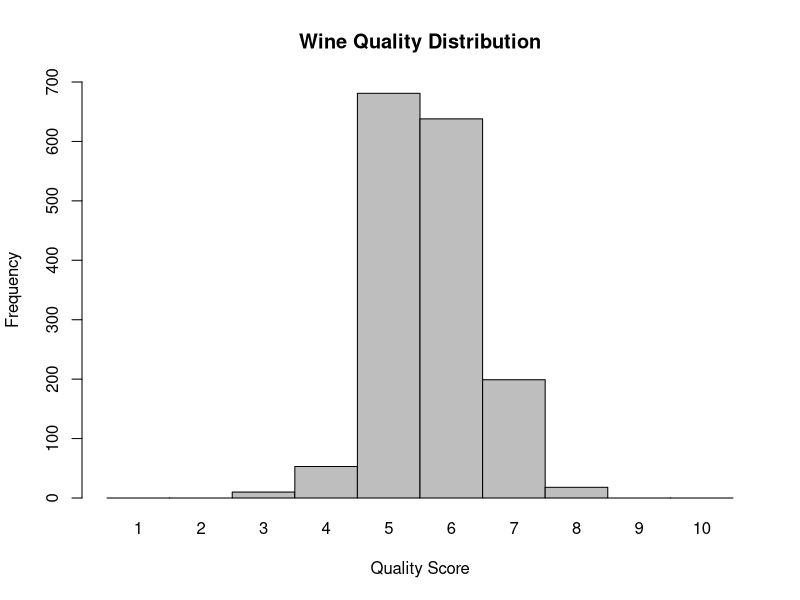
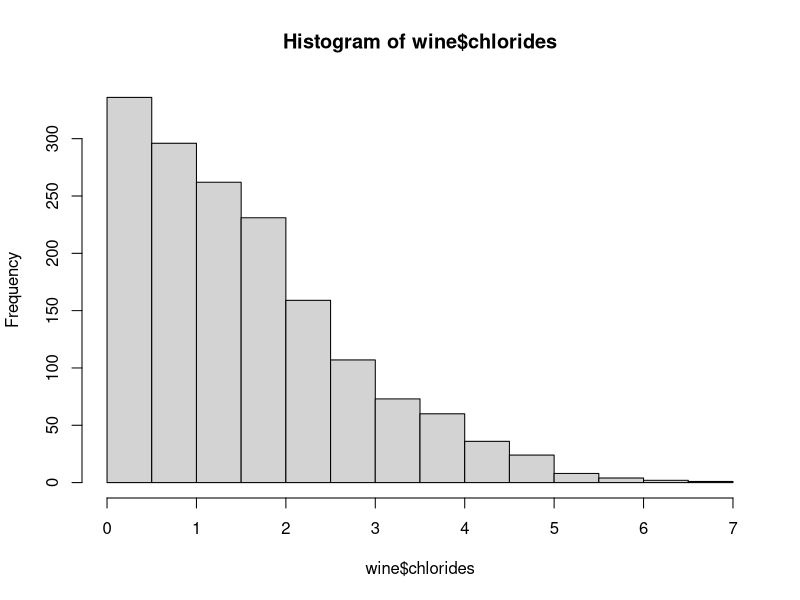
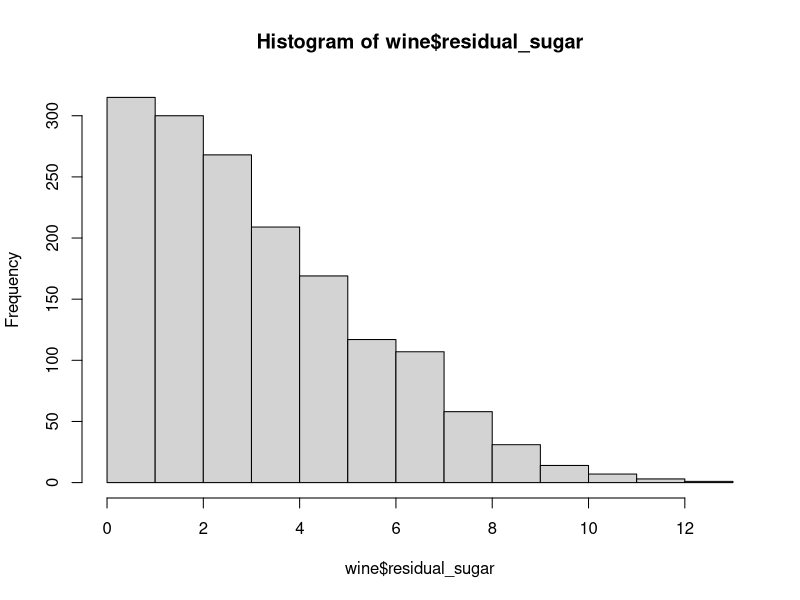
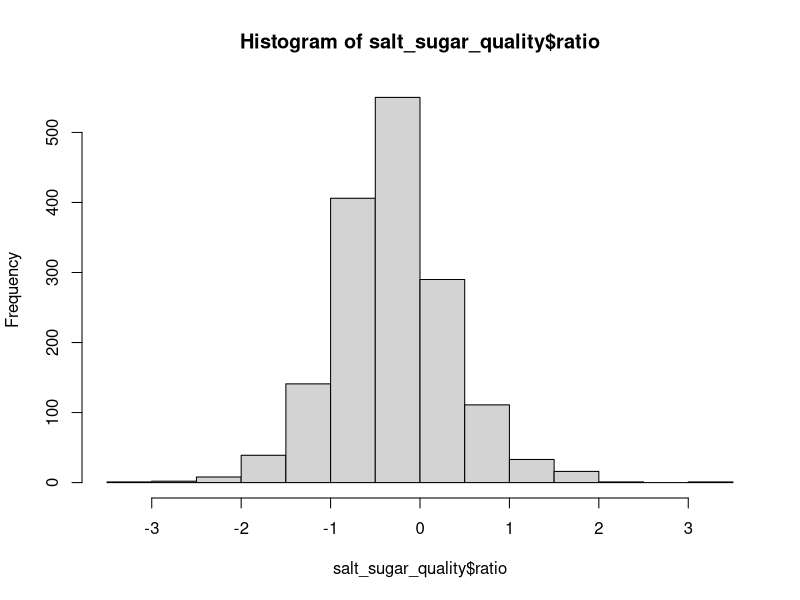
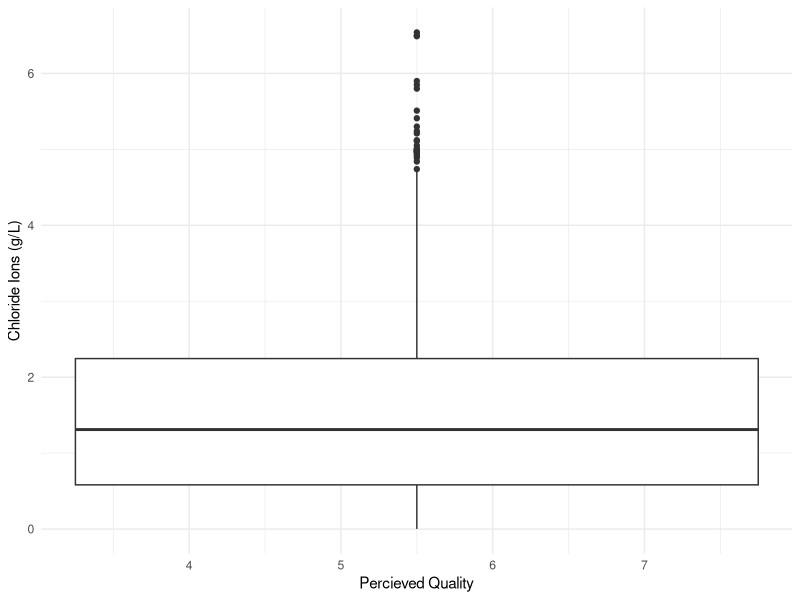
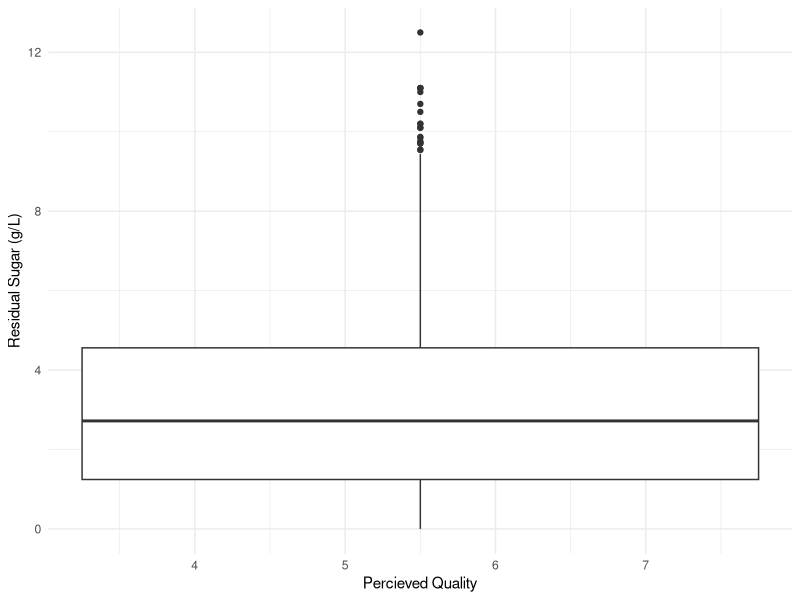
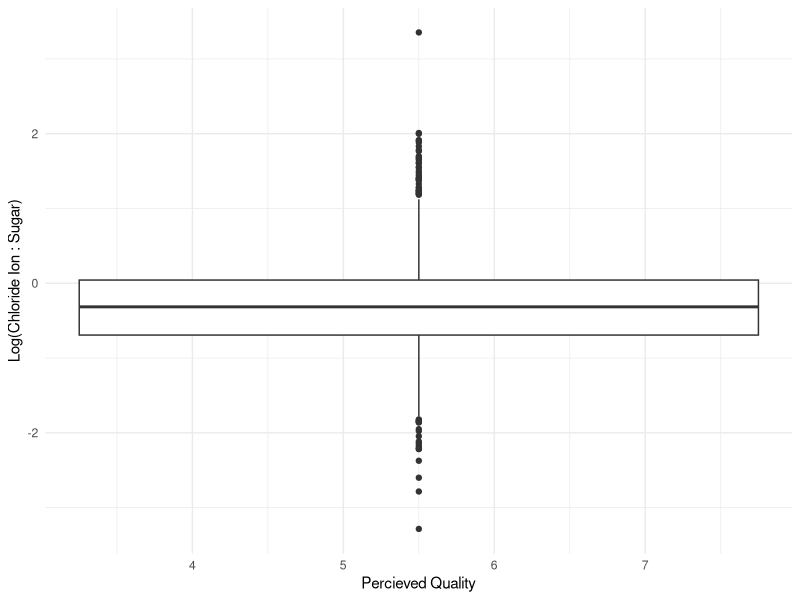
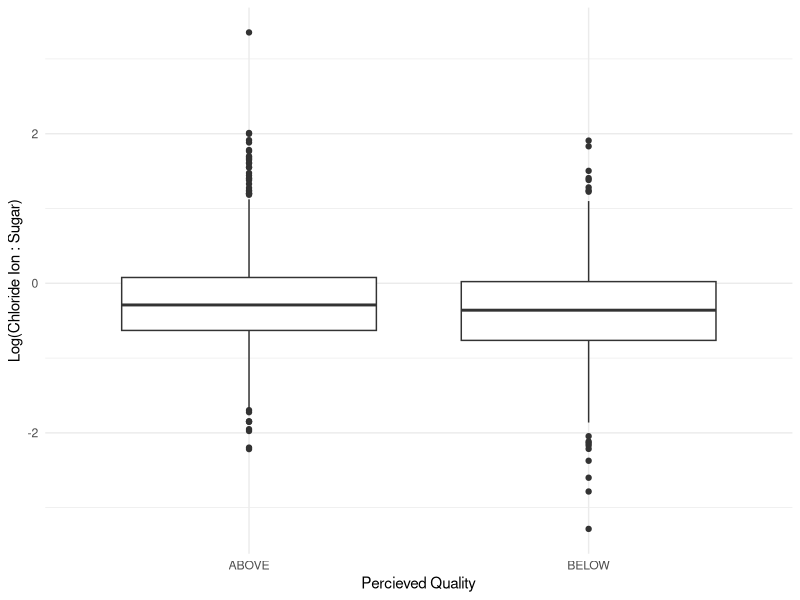

Reproduce these figures in R, in order.
library(ggplot2)

wine <- read.csv("wine.csv")

# Create dataframe containing frequencies of each quality rating
quality_freq <- data.frame(seq(1, 10, 1), tabulate(wine$quality, nbins=10))
colnames(quality_freq) <- c("quality", "freq")

# Doing a sneaky bar plot, but making it look like a histogram :/
barplot(quality_freq$freq, 
        main="Wine Quality Distribution",
        xlab="Quality Score",
        ylab="Frequency",
        names.arg=c(1, 2, 3, 4, 5, 6, 7, 8, 9, 10),
        ylim=c(0, 700),
        space = 0)

# Create subset of only acid, sugar and quality columns
salt_sugar_quality <- wine[c("chlorides","residual_sugar", "quality")]

# Create new column, calculate ratio of acid and sugar
# To account for extra dimension of division, log transform
salt_sugar_quality <- transform(salt_sugar_quality, ratio = log10(chlorides / residual_sugar))

# salt_sugar_quality$quality <- as.factor(salt_sugar_quality$quality)



# Check normality of acid and sugar concentrations
shapiro.test(wine$chlorides)
shapiro.test(wine$residual_sugar)
hist(wine$chlorides)
hist(wine$residual_sugar)

shapiro.test(salt_sugar_quality$ratio)
hist(salt_sugar_quality$ratio)

# Data is not normally distributed, so perform a spiderman
cor.test(salt_sugar_quality$ratio, salt_sugar_quality$quality, method = "spearman")
cor.test(salt_sugar_quality$chlorides, salt_sugar_quality$quality, method = "spearman")
cor.test(salt_sugar_quality$residual_sugar, salt_sugar_quality$quality, method = "spearman")


# Box plot of log transformed salt/sugar ratio against quality
ggplot(salt_sugar_quality, aes(x=quality, y=chlorides)) +
  geom_boxplot() +
  theme_minimal() +
  xlab("Percieved Quality") +
  ylab("Chloride Ions (g/L)")

summary(salt_sugar_quality$chlorides)

ggplot(salt_sugar_quality, aes(x=quality, y=residual_sugar)) +
  geom_boxplot() +
  theme_minimal() +
  xlab("Percieved Quality") +
  ylab("Residual Sugar (g/L)")

summary(salt_sugar_quality$residual_sugar)

ggplot(salt_sugar_quality, aes(x=quality, y=ratio)) +
  geom_boxplot() +
  theme_minimal() +
  xlab("Percieved Quality") +
  ylab("Log(Chloride Ion : Sugar)")

summary(salt_sugar_quality$ratio)

#Subset data into above or below 0
salt_sugar_quality$mix <- ifelse(salt_sugar_quality$quality > 5, "ABOVE", "BELOW")

ggplot(salt_sugar_quality, aes(x=mix, y=ratio)) +
  geom_boxplot() +
  theme_minimal() +
  xlab("Percieved Quality") +
  ylab("Log(Chloride Ion : Sugar)")

# Mann-Whitney U test between high and low ratios of chlorides and sugar
wilcox.test(salt_sugar_quality$ratio~salt_sugar_quality$mix)

plot(salt_sugar_quality$chlorides, salt_sugar_quality$residual_sugar)

ggplot(data = salt_sugar_quality, aes(residual_sugar, chlorides, color = quality)) +
  geom_point(size=1) +
  labs(x = "Residual Sugar (g/L)", y = "Chlorides (g/L)", color = "Quality") +
  scale_color_viridis_b() +
  theme_minimal()
